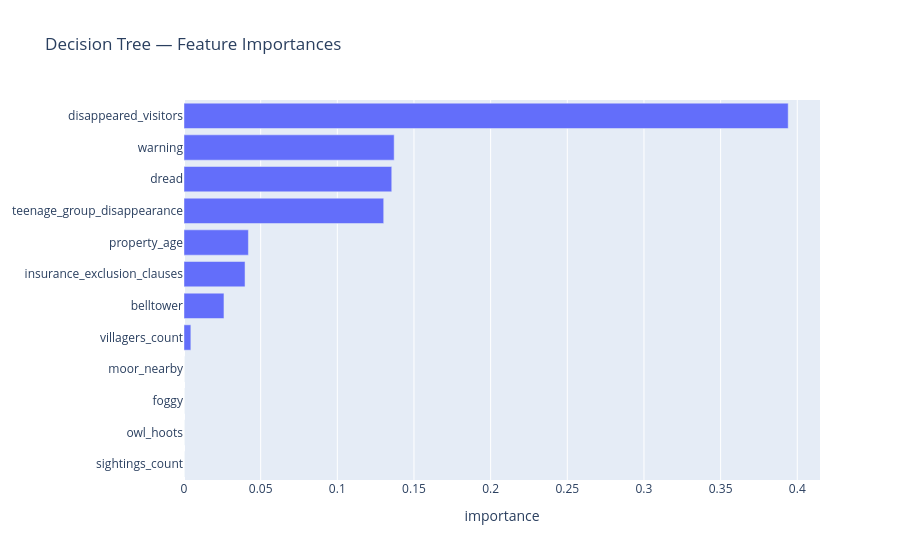

Source (notebook cell):
### Markdown cell above
### 8.1 Decision Tree — tune `maxDepth`

Start with a single Decision Tree. It is the most interpretable classifier and serves as a baseline that shows what the ensemble methods improve upon.

Experiment with `maxDepth`. What happens to test AUC as you increase it? At what point does training AUC diverge from test AUC, and what does that tell you?

### Code cell
from pyspark.ml.classification import DecisionTreeClassifier

dt = DecisionTreeClassifier(
    featuresCol = "features",
    labelCol    = TARGET,
    maxDepth    = 5,   # ← try: 2, 5, 10, 20
)
dt_model = dt.fit(training)
fpr_dt, tpr_dt, auc_dt = evaluate_model(
    model_name   = "Decision Tree",
    fitted_model = dt_model,
    test_data    = test,
    target_col   = TARGET,
    colour       = "purple",
)

### Figure 1 — Plotly figure (JSON) as saved in the notebook; plotly's stock layout.template omitted (floating-point values rounded to 4 significant figures)
{"data": [{"orientation": "h", "type": "bar", "x": [0, 0, 0, 0, 0.00447, 0.02606, 0.03981, 0.04201, 0.1302, 0.1355, 0.1371, 0.3941], "y": ["sightings_count", "owl_hoots", "foggy", "moor_nearby", "villagers_count", "belltower", "insurance_exclusion_clauses", "property_age", "teenage_group_disappearance", "dread", "warning", "disappeared_visitors"]}], "layout": {"title": {"text": "Decision Tree — Feature Importances"}, "xaxis": {"title": {"text": "importance"}}}}
